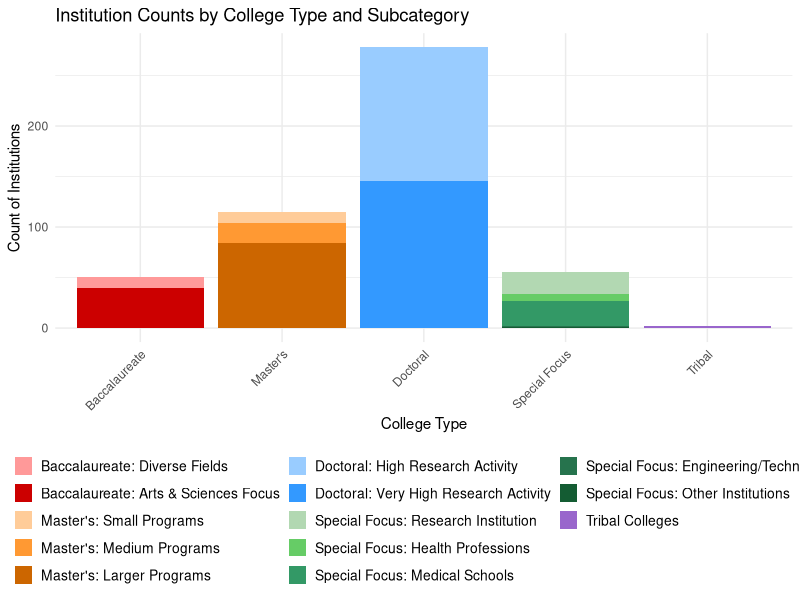
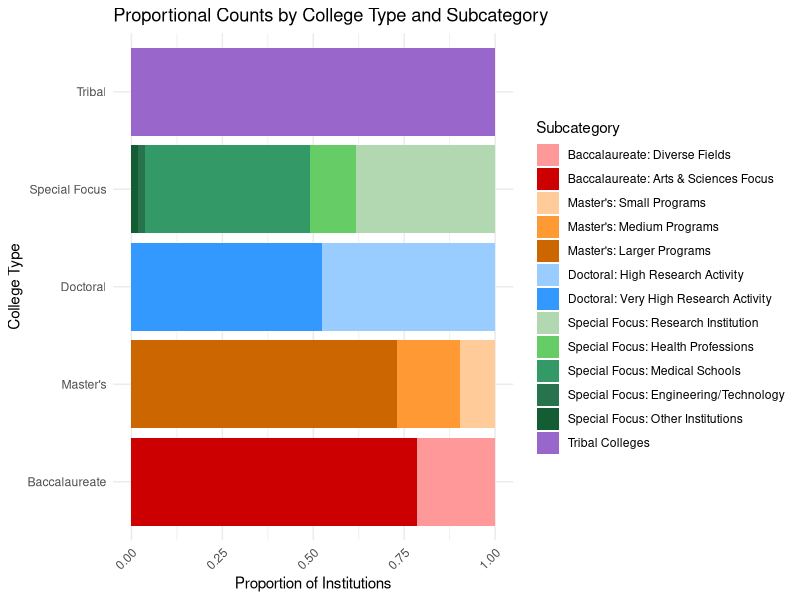
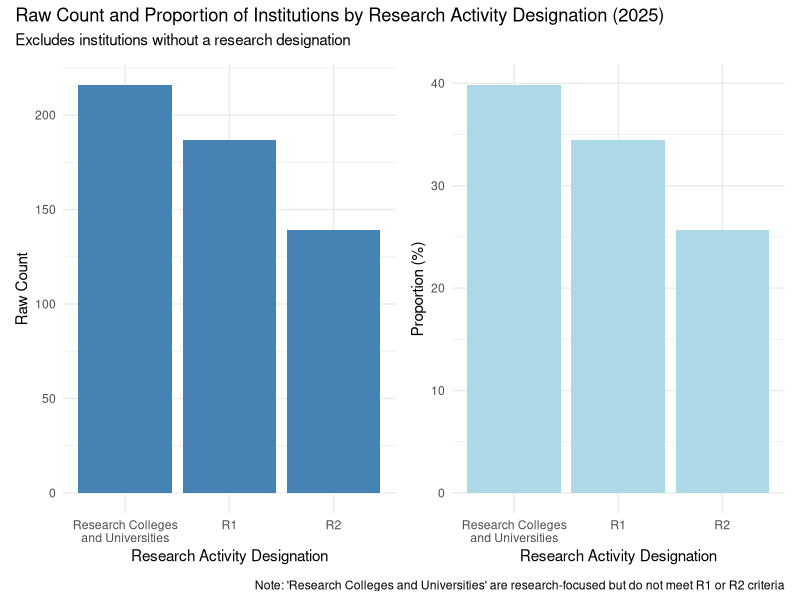
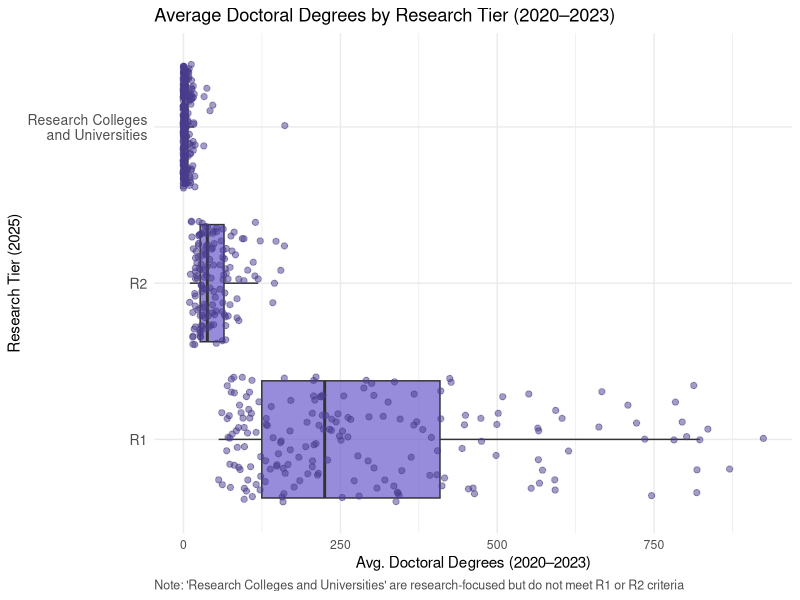
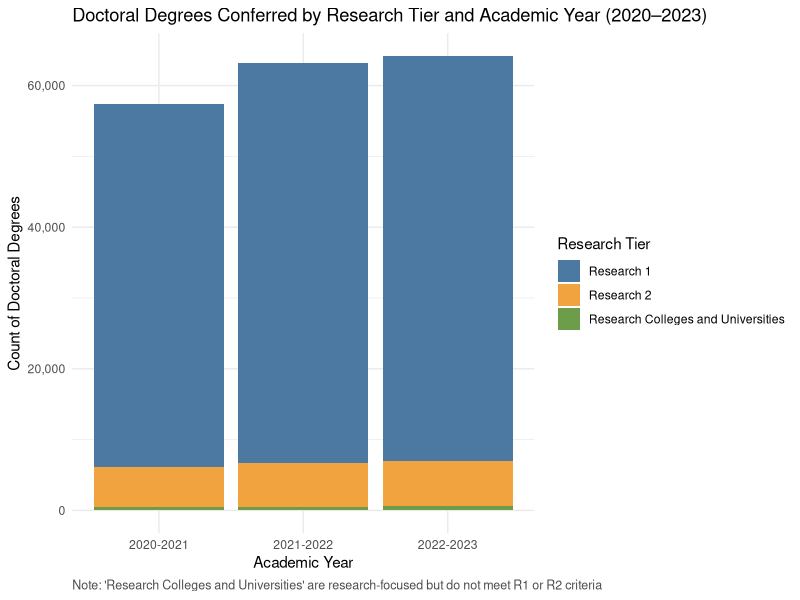
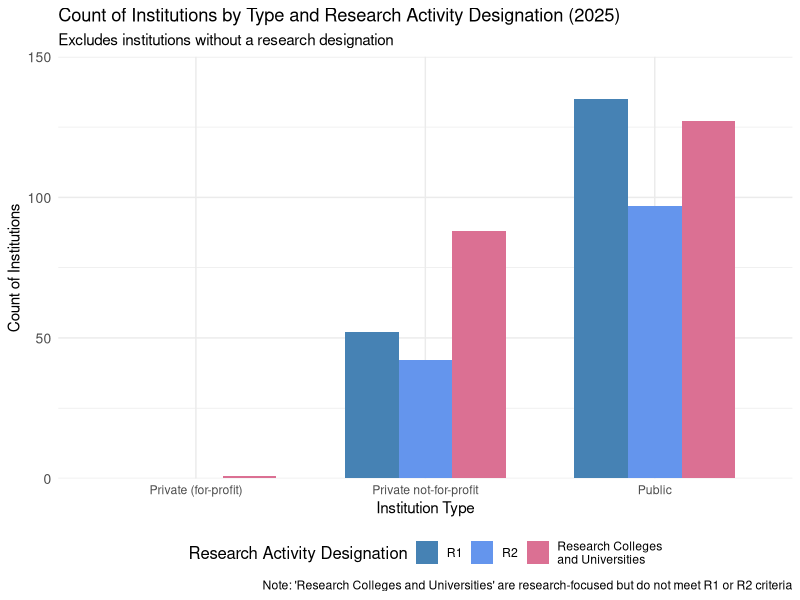
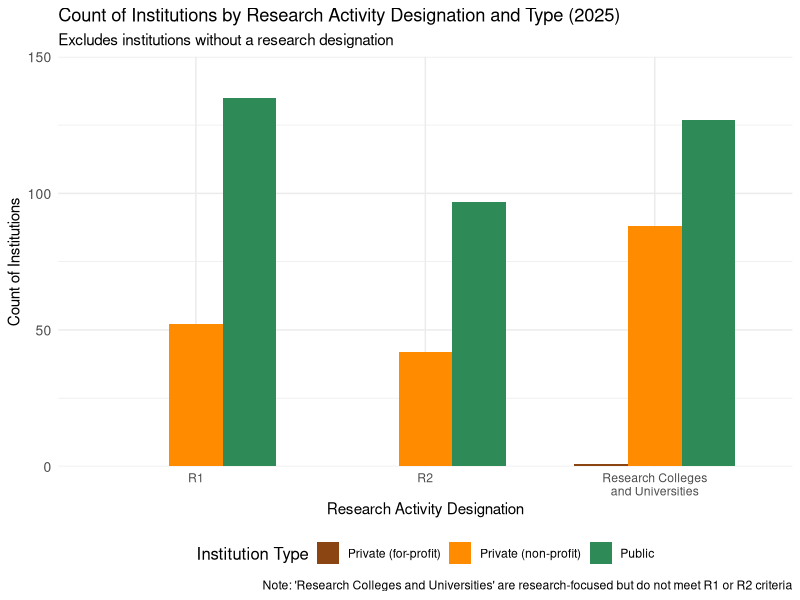

The R source for these figures, in order: (Note: this script raises an error after producing the figures.)
## ---- chunk 1
#install.packages("patchwork")
#install.packages("scales")
#install.packages("RColorBrewer")
## ---- chunk 2
library(tidyverse)
library(readr)
library(tidyr)
library(dplyr)
library(lubridate)  # for Datetime formatting
library(stringr)  # for extracting URL
library(patchwork)  # for putting multiple graphs on one fig
library(scales)
library(RColorBrewer)  # for color palettes

## ---- chunk 3
classification_stats <- read_csv("carnegie_classification_stats - CLEAN.csv")

spending_doctorate_awards <- read_csv("carnegie_spending_doctorate_awards - CLEAN.csv")
## ---- chunk 4
#head(classification_stats)
colnames(classification_stats)
summary(classification_stats)

head(spending_doctorate_awards)
colnames(spending_doctorate_awards)
summary(spending_doctorate_awards)
## ---- chunk 5
classification_df <- data.frame(classification_stats)
class(classification_df)

spending_df <- data.frame(spending_doctorate_awards)
class(spending_df)
## ---- chunk 6
# Confirming column names on what to join by
colnames(classification_df)
colnames(spending_df)
## ---- chunk 7
# Perform full join on 'unitid'
combined_df <- full_join(classification_df, spending_df, by = "unitid")

# Confirm join and notice duplicate column names
colnames(combined_df)
## ---- chunk 8
# Duplicate School Names (there are 12)
combined_df %>%
  filter(name.x != name.y) %>%
  select(unitid, name.x, name.y)

# Duplicate City Names (there is 1, 'Des Moines' and 'West Des Moines')
combined_df %>%
  filter(city.x != city.y ) %>%
  select(unitid, city.x, city.y)

# Duplicate State Names (there are no duplicates)
combined_df %>%
  filter(state.x != state.y) %>%
  select(unitid, state.x, state.y)

# Create a new dataframe for mismatched rows
mismatched <- combined_df %>%
  filter(name.x != name.y | city.x != city.y | state.x != state.y) %>%
  select(unitid, name.x, name.y, city.x, city.y, state.x, state.y)

# View the mismatched rows
print(mismatched)

## ---- chunk 9
# Function to replace NULL with NA

replace_null_with_na <- function(x) {
  if (is.list(x)) {
    # Apply recursively if it's a list (to handle nested data frames)
    return(lapply(x, replace_null_with_na))
  } else if (is.null(x)) {
    return(NA)  # Replace NULL with NA
  } else {
    return(x)  # Otherwise, return the value unchanged
  }
}

# Use it to apply to a data frame
combined_df_na <- combined_df %>%
  mutate(across(everything(), replace_null_with_na))

# View the result
summary(combined_df_na)
## ---- chunk 10
# Display a table of the count of missing values (NAs) per column
missing_data <- combined_df_na %>% 
  summarise(across(everything(), ~ sum(is.na(.)))) %>%
  gather(key = "column_name", value = "NAs")

print(missing_data)

## ---- chunk 11
# Filter rows where name.x or name.y is NA, and select unitid, name.x, name.y
rows_with_na_names <- combined_df_na %>%
  filter(is.na(name.x) | is.na(name.y)) %>%
  select(unitid, name.x, name.y, city.x, city.y)

print(rows_with_na_names)
# Sould be referring to Penn State, with 2 different unitid AND different school name spelling

## ---- chunk 12
# Recode main college type and subcategory
combined_df_na_cleaned <- combined_df_na %>%
  mutate(
    college_type = case_when(
      grepl("Baccalaureate Colleges", classific_2021) ~ "Baccalaureate",
      grepl("Master's Colleges & Universities", classific_2021) ~ "Master's",
      grepl("Doctoral Universities", classific_2021) ~ "Doctoral",
      grepl("Tribal Colleges and Universities", classific_2021) ~ "Tribal",
      grepl("Special Focus Four-Year", classific_2021) ~ "Special Focus",
      TRUE ~ NA_character_
    ),
    subcategory = case_when(
      grepl("Master's Colleges & Universities: Small Programs", classific_2021) ~ "Master's: Small Programs",
      grepl("Master's Colleges & Universities: Medium Programs", classific_2021) ~ "Master's: Medium Programs",
      grepl("Master's Colleges & Universities: Larger Programs", classific_2021) ~ "Master's: Larger Programs",
      grepl("Doctoral Universities: High Research Activity", classific_2021) ~ "Doctoral: High Research Activity",
      grepl("Doctoral Universities: Very High Research Activity", classific_2021) ~ "Doctoral: Very High Research Activity",
      grepl("Doctoral/Professional Universities", classific_2021) ~ "Doctoral: Professional Universities",
      grepl("Baccalaureate Colleges: Diverse Fields", classific_2021) ~ "Baccalaureate: Diverse Fields",
      grepl("Baccalaureate Colleges: Arts & Sciences Focus", classific_2021) ~ "Baccalaureate: Arts & Sciences Focus",
      grepl("Special Focus Four-Year: Research Institution", classific_2021) ~ "Special Focus: Research Institution",
      grepl("Special Focus Four-Year: Other Health Professions Schools", classific_2021) ~ "Special Focus: Health Professions",
      grepl("Special Focus Four-Year: Medical Schools & Centers", classific_2021) ~ "Special Focus: Medical Schools",
      grepl("Special Focus Four-Year: Engineering and Other Technology-Related Schools", classific_2021) ~ "Special Focus: Engineering/Technology",
      grepl("Special Focus Four-Year: Other Special Focus Institutions", classific_2021) ~ "Special Focus: Other Institutions",
      grepl("Tribal Colleges and Universities", classific_2021) ~ "Tribal Colleges",
      TRUE ~ NA_character_
    )
  ) %>%
  filter(!is.na(college_type) & !is.na(subcategory))

# Set factor levels for custom order of college_type
combined_df_na_cleaned$college_type <- factor(combined_df_na_cleaned$college_type,
  levels = c("Baccalaureate", "Master's", "Doctoral", "Special Focus", "Tribal")
)

# Set factor levels for custom order of subcategories
combined_df_na_cleaned$subcategory <- factor(combined_df_na_cleaned$subcategory, levels = c(
  "Baccalaureate: Diverse Fields",
  "Baccalaureate: Arts & Sciences Focus",
  "Master's: Small Programs",
  "Master's: Medium Programs",
  "Master's: Larger Programs",
  "Doctoral: High Research Activity",
  "Doctoral: Very High Research Activity",
  "Doctoral: Professional Universities",
  "Special Focus: Research Institution",
  "Special Focus: Health Professions",
  "Special Focus: Medical Schools",
  "Special Focus: Engineering/Technology",
  "Special Focus: Other Institutions",
  "Tribal Colleges"
))

# Custom shaded color palette
color_palette_shaded <- c(
  # Reds for Baccalaureate
  "Baccalaureate: Diverse Fields" = "#ff9999",
  "Baccalaureate: Arts & Sciences Focus" = "#cc0000",
  
  # Oranges for Master's
  "Master's: Small Programs" = "#ffcc99",
  "Master's: Medium Programs" = "#ff9933",
  "Master's: Larger Programs" = "#cc6600",
  
  # Blues for Doctoral
  "Doctoral: High Research Activity" = "#99ccff",
  "Doctoral: Very High Research Activity" = "#3399ff",
  "Doctoral: Professional Universities" = "#003366",
  
  # Greens for Special Focus
  "Special Focus: Research Institution" = "#b2d8b2",
  "Special Focus: Health Professions" = "#66cc66",
  "Special Focus: Medical Schools" = "#339966",
  "Special Focus: Engineering/Technology" = "#26734d",
  "Special Focus: Other Institutions" = "#145c33",
  
  # Purple for Tribal
  "Tribal Colleges" = "#9966cc"
)
## ---- chunk 13
p1 <- ggplot(combined_df_na_cleaned, aes(x = college_type, fill = subcategory)) + 
  geom_bar(position = "stack") +
  scale_fill_manual(values = color_palette_shaded) +
  labs(title = "Institution Counts by College Type and Subcategory",
       x = "College Type", y = "Count of Institutions") +
  theme_minimal() +
  theme(
    legend.position = "bottom",
    legend.title = element_blank(),
    legend.box = "horizontal",
    legend.text = element_text(size = 10),
    legend.key.size = unit(0.5, "cm"),
    legend.box.just = "center",
    legend.spacing.x = unit(0.5, 'cm'),
    legend.spacing.y = unit(0.25, 'cm'),
    legend.key.height = unit(0.5, "cm"),
    axis.text.x = element_text(angle = 45, hjust = 1)
  ) +
  guides(fill = guide_legend(ncol = 3, title = "Subcategory"))

p1

## ---- chunk 14
# Ensure college_type factor order is set (if not already done)
combined_df_na_cleaned$college_type <- factor(combined_df_na_cleaned$college_type,
  levels = c("Baccalaureate", "Master's", "Doctoral", "Special Focus", "Tribal")
)

# Proportion stacked bar plot (horizontal) with 4 columns for the legend
p2 <- ggplot(combined_df_na_cleaned, aes(y = college_type, fill = subcategory)) + 
  geom_bar(position = "fill") +  # This scales the bars to 100% for each college type
  scale_fill_manual(values = color_palette_shaded) +  # Apply the custom color palette
  labs(title = "Proportional Counts by College Type and Subcategory",
       x = "Proportion of Institutions",
       y = "College Type") +              
  theme_minimal() +
  theme(axis.text.y = element_text(angle = 0),    # Keep y-axis labels horizontal
        axis.text.x = element_text(angle = 45, hjust = 1)) + # Rotate x-axis labels for readability
  guides(fill = guide_legend(ncol = 1, title = "Subcategory"))

# Print the plot
p2

## ---- chunk 15

# Prepare the data and drop NA
plot_data <- combined_df_na %>%
  filter(!is.na(research_tier_2025)) %>%
  mutate(
    research_tier_2025 = factor(
      research_tier_2025,
      levels = c("Research Colleges and Universities",
                 "Research 1: Very High Research Spending and Doctorate Production", 
                 "Research 2: High Research Spending and Doctorate Production")
    )
  ) %>%
  count(research_tier_2025) %>%
  mutate(percentage = n / sum(n) * 100)  # Calculate percentage for pie chart

# Raw count bar plot
raw_count_plot <- ggplot(plot_data, aes(x = research_tier_2025, y = n)) +
  geom_bar(stat = "identity", fill = "steelblue") +
  labs(
    x = "Research Activity Designation",
    y = "Raw Count"
  ) +
  theme_minimal() +
  scale_x_discrete(labels = c(
    "Research Colleges and Universities" = "Research Colleges\nand Universities", 
    "Research 1: Very High Research Spending and Doctorate Production" = "R1", 
    "Research 2: High Research Spending and Doctorate Production" = "R2"
  ))

# Proportional bar plot (percentage)
proportional_plot <- ggplot(plot_data, aes(x = research_tier_2025, y = percentage)) +
  geom_bar(stat = "identity", fill = "lightblue") +
  labs(
    x = "Research Activity Designation",
    y = "Proportion (%)"
  ) +
  theme_minimal() +
  scale_x_discrete(labels = c(
    "Research Colleges and Universities" = "Research Colleges\nand Universities", 
    "Research 1: Very High Research Spending and Doctorate Production" = "R1", 
    "Research 2: High Research Spending and Doctorate Production" = "R2"
  ))

# Combine the two plots and add a single title, subtitle, and caption for the whole figure
combined_plot <- raw_count_plot + proportional_plot + 
  plot_layout(guides = 'collect') +
  plot_annotation(
    title = "Raw Count and Proportion of Institutions by Research Activity Designation (2025)",
    subtitle = "Excludes institutions without a research designation",
    caption = "Note: 'Research Colleges and Universities' are research-focused but do not meet R1 or R2 criteria"
  )

# Print the combined plot
combined_plot

## ---- chunk 16
# Clean data and relabel tiers
clean_df <- combined_df_na %>%
  filter(!is.na(avg_num_doc_degrees_2020_2023), !is.na(research_tier_2025)) %>%
  mutate(
    research_tier_2025 = recode(
      research_tier_2025,
      "Research 1: Very High Research Spending and Doctorate Production" = "R1",
      "Research 2: High Research Spending and Doctorate Production" = "R2",
      "Research Colleges and Universities" = "Research Colleges\nand Universities"
    )
  )

# Plot with horizontal box and whiskers
ggplot(clean_df, aes(x = avg_num_doc_degrees_2020_2023, y = research_tier_2025)) +
  geom_boxplot(fill = "slateblue", alpha = 0.7, outlier.shape = NA) +
  geom_jitter(color = "darkslateblue", alpha = 0.5, size = 1.8) +
  labs(
    title = "Average Doctoral Degrees by Research Tier (2020–2023)",
    x = "Avg. Doctoral Degrees (2020–2023)",
    y = "Research Tier (2025)",
    caption = "Note: 'Research Colleges and Universities' are research-focused but do not meet R1 or R2 criteria"
  ) +
  theme_minimal() +
  theme(
    plot.caption = element_text(hjust = 0, size = 9, color = "gray30"),
    axis.text.y = element_text(size = 10)
  )

## ---- chunk 17
# Reshape the data into long format for easier plotting and drop NA values
long_combined_df <- combined_df_na_cleaned %>%
  select(
    research_tier_2025,
    num_doc_degrees_2020_2021,
    num_doc_degrees_2021_2022,
    num_doc_degrees_2022_2023
  ) %>%
  pivot_longer(
    cols = c(
      "num_doc_degrees_2020_2021",
      "num_doc_degrees_2021_2022",
      "num_doc_degrees_2022_2023"
    ),
    names_to = "academic_year",
    values_to = "num_doc_degrees"
  ) %>%
  # Clean up the research tier labels and academic year labels
  mutate(
    research_tier_2025 = recode(
      research_tier_2025, 
      "Research 1: Very High Research Spending and Doctorate Production" = "Research 1", 
      "Research 2: High Research Spending and Doctorate Production" = "Research 2",
      "Research Colleges and Universities" = "Research Colleges and Universities"
    ),
    academic_year = recode(
      academic_year,
      "num_doc_degrees_2020_2021" = "2020-2021",
      "num_doc_degrees_2021_2022" = "2021-2022",
      "num_doc_degrees_2022_2023" = "2022-2023"
    )
  ) %>%
  # Filter out any rows with NA values in num_doc_degrees or research_tier_2025
  filter(!is.na(num_doc_degrees), !is.na(research_tier_2025))

# Create a stacked bar graph of doctoral degrees by research tier and academic year
ggplot(long_combined_df, aes(x = academic_year, y = num_doc_degrees, fill = research_tier_2025)) +
  geom_bar(stat = "identity", position = "stack") +
  labs(
    title = "Doctoral Degrees Conferred by Research Tier and Academic Year (2020–2023)",
    x = "Academic Year",
    y = "Count of Doctoral Degrees",
    fill = "Research Tier",
    caption = "Note: 'Research Colleges and Universities' are research-focused but do not meet R1 or R2 criteria"
  ) +
  theme_minimal() +
  theme(
    plot.title = element_text(hjust = 0),
    axis.text.x = element_text(angle = 0, hjust = 0.5),  # Center the x-axis labels
    plot.caption = element_text(hjust = 0, size = 9, color = "gray30"),
    legend.position = "right",  # Keep the legend on the right
    legend.box = "vertical"  # Arrange legend vertically
  ) +
  guides(
    fill = guide_legend(ncol = 1)  # Set the legend to 1 column
  ) +
  scale_fill_manual(
    values = c("Research 1" = "#4C79A1", "Research 2" = "#F1A340", "Research Colleges and Universities" = "#6D9D4B"),  # New colors
    labels = c("Research 1", "Research 2", "Research Colleges and Universities")  # Set the legend labels
  ) +
  scale_y_continuous(
    labels = scales::comma  # Adds commas to the y-axis labels for better readability
  )

## ---- chunk 18
# Ensure all combinations of 'public_private_profit' and 'research_tier_2025' are represented
plot_df_clean <- combined_df_na %>%
  filter(!is.na(public_private_profit), !is.na(research_tier_2025)) %>%
  count(research_tier_2025, public_private_profit) %>%
  complete(research_tier_2025, public_private_profit, fill = list(n = 0))  # Fill missing combinations with 0

# Create the plot
ggplot(plot_df_clean, aes(x = public_private_profit, y = n, fill = research_tier_2025)) +
  geom_bar(position = "dodge", stat = "identity", width = 0.7) +  # Adjust width for equal bar widths
  labs(
    title = "Count of Institutions by Type and Research Activity Designation (2025)",
    subtitle = "Excludes institutions without a research designation",
    x = "Institution Type",
    y = "Count of Institutions",
    fill = "Research Activity Designation",
    caption = "Note: 'Research Colleges and Universities' are research-focused but do not meet R1 or R2 criteria"
  ) +
  theme_minimal() +
  scale_x_discrete(labels = c(
    "Public" = "Public", 
    "Private non-profit" = "Private (non-profit)", 
    "Private for-profit" = "Private (for-profit)"
  )) +
  scale_y_continuous(limits = c(0, 150), expand = c(0, 0)) +
  scale_fill_manual(
    values = c(
      "Research Colleges and Universities" = "palevioletred",  # Research Colleges stand out
      "Research 1: Very High Research Spending and Doctorate Production" = "steelblue",  # R1 color
      "Research 2: High Research Spending and Doctorate Production" = "cornflowerblue"  # R2 color
    ),
    labels = c(
      "Research Colleges and Universities" = "Research Colleges\nand Universities", 
      "Research 1: Very High Research Spending and Doctorate Production" = "R1", 
      "Research 2: High Research Spending and Doctorate Production" = "R2"
    )
  ) +
  theme(
    axis.text.y = element_text(size = 10),
    legend.position = "bottom",  # Move the legend to the bottom
    legend.box = "horizontal",   # Makes the legend horizontal
    legend.title = element_text(size = 12),  # Adding legend title size
    axis.text.x = element_text(angle = 0, hjust = 0.5)  # Set x-axis labels to 0 degrees (normal)
  )
## ---- chunk 19
ggplot(plot_df_clean, aes(x = research_tier_2025, y = n, fill = public_private_profit)) +
  geom_bar(position = "dodge", stat = "identity", width = 0.7) +
  labs(
    title = "Count of Institutions by Research Activity Designation and Type (2025)",
    subtitle = "Excludes institutions without a research designation",
    x = "Research Activity Designation",
    y = "Count of Institutions",
    fill = "Institution Type",
    caption = "Note: 'Research Colleges and Universities' are research-focused but do not meet R1 or R2 criteria"
  ) +
  theme_minimal() +
  scale_x_discrete(labels = c(
    "Research Colleges and Universities" = "Research Colleges\nand Universities", 
    "Research 1: Very High Research Spending and Doctorate Production" = "R1", 
    "Research 2: High Research Spending and Doctorate Production" = "R2"
  )) +
  scale_y_continuous(limits = c(0, 150), expand = c(0, 0)) +
  scale_fill_manual(
    values = c(
      "Public" = "seagreen", 
      "Private not-for-profit" = "darkorange", 
      "Private for-profit" = "saddlebrown"
    ),
    labels = c(
      "Public" = "Public",
      "Private not-for-profit" = "Private (non-profit)",
      "Private for-profit" = "Private (for-profit)"
    )
  ) +
  theme(
    axis.text.y = element_text(size = 10),
    axis.text.x = element_text(angle = 0, hjust = 0.5),
    legend.position = "bottom",
    legend.box = "horizontal",
    legend.title = element_text(size = 12)
  )

## ---- chunk 20
# Clean and reshape HERD data for all three fiscal years (FY21, FY22, FY23)

combined_df_long <- combined_df_na_cleaned %>%
  select(research_tier_2025, herd_fy21, herd_fy22, herd_fy23) %>%
  pivot_longer(
    cols = starts_with("herd_fy"),
    names_to = "fiscal_year",
    values_to = "herd_spending"
  ) %>%
  filter(!is.na(herd_spending)) %>%
  mutate(
    fiscal_year = recode(
      fiscal_year,
      herd_fy21 = "HERD Spending FY2021",
      herd_fy22 = "HERD Spending FY2022",
      herd_fy23 = "HERD Spending FY2023"
    )
  )

# Plot distribution of HERD spending for FY21, FY22, and FY23 with log scale
ggplot(combined_df_long, aes(x = herd_spending)) +
  geom_histogram(bins = 20, color = "black", fill = "seagreen", alpha = 0.85) +
  scale_x_log10(labels = scales::dollar_format(scale = 1e-9, suffix = "B")) +
  facet_wrap(~ fiscal_year, nrow = 1, ncol = 3) + # Arrange FY21, FY22, FY23 side by side
  labs(
    title = "Distribution of HERD Spending for Fiscal Years 2021, 2022, and 2023",
    x = "HERD Spending (Log Scale, in Billions)",
    y = "Number of Institutions"
  ) +
  theme_minimal() +
  theme(
    plot.title = element_text(hjust = 0.5, face = "bold"),
    strip.text = element_text(face = "bold"),
    legend.position = "none"
  )


## ---- chunk 21
# Filter out rows with NAs in research_tier_simple or herd_spending
combined_df_long <- combined_df_na_cleaned %>%
  select(research_tier_2025, herd_fy21, herd_fy22, herd_fy23) %>%
  pivot_longer(
    cols = starts_with("herd_fy"),
    names_to = "fiscal_year",
    values_to = "herd_spending"
  ) %>%
  filter(!is.na(herd_spending), !is.na(research_tier_2025)) %>%
  mutate(
    fiscal_year = recode(
      fiscal_year,
      herd_fy21 = "HERD Spending FY2021",
      herd_fy22 = "HERD Spending FY2022",
      herd_fy23 = "HERD Spending FY2023"
    ),
    # Simplify research tier labels
    research_tier_simple = recode(
      research_tier_2025,
      "Research 1: Very High Research Spending and Doctorate Production" = "Research 1",
      "Research 2: High Research Spending and Doctorate Production" = "Research 2",
      "Research Colleges and Universities" = "Research Colleges and Universities"
    )
  ) %>%
  filter(!is.na(research_tier_simple), !is.na(herd_spending))  # Remove NAs

# Plot with simplified legend labels and without NAs
ggplot(combined_df_long, aes(x = herd_spending, fill = research_tier_simple)) +
  geom_histogram(bins = 30, color = "black", alpha = 0.8, position = "identity") +
  scale_x_log10(labels = scales::dollar_format(scale = 1e-9, suffix = "B")) +
  facet_wrap(~ fiscal_year, nrow = 1, ncol = 3) +
  scale_fill_manual(
    values = c(
      "Research 1" = brewer.pal(3, "Set2")[1],
      "Research 2" = brewer.pal(3, "Set2")[2],
      "Research Colleges and Universities" = brewer.pal(3, "Set2")[3]
    ),
    labels = c("Research 1", "Research 2", "Research Colleges and Universities")  # Simplify the legend labels
  ) +
  labs(
    title = "HERD Spending by Fiscal Year and Research Tier (Log Scale)",
    subtitle = "Excludes institutions without a research designation",
    x = "HERD Spending (Log Scale, in Billions)",
    y = "Number of Institutions",
    fill = "Research Tier",
    caption = "Note: 'Research Colleges and Universities' are research-focused but do not meet R1 or R2 criteria"
  ) +
  theme_minimal() +
  theme(
    plot.title = element_text(hjust = 0.5, face = "bold"),
    plot.subtitle = element_text(hjust = 0.5),
    plot.caption = element_text(hjust = 0.5, size = 9),
    strip.text = element_text(face = "bold"),
    legend.position = "bottom",
    legend.direction = "horizontal"
  )

## ---- chunk 22
combined_df_na$research_tier_2025
## ---- chunk 23
# Clean the spending column (remove $ and commas and convert to numeric)
clean_df_long <- combined_df %>%
  mutate(
    herd_avg_fy21_to_fy23 = as.numeric(gsub("[$,]", "", herd_avg_fy21_to_fy23)),
    herd_avg_fy21_to_fy23_billions = herd_avg_fy21_to_fy23 / 1e9  # Convert to billions
  )

# Optional: Rename tiers for cleaner display (if needed)
clean_df_long <- clean_df_long %>%
  mutate(research_tier_2025 = case_when(
    grepl("Research 1", research_tier_2025) ~ "Research 1 (R1)",
    grepl("Research 2", research_tier_2025) ~ "Research 2 (R2)",
    TRUE ~ "Research Colleges and Universities"
  ))

# Scatter plot of research spending vs doctoral degrees
ggplot(clean_df_long, aes(
  x = herd_avg_fy21_to_fy23_billions,
  y = avg_num_doc_degrees_2020_2023,
  color = research_tier_2025
)) +
  geom_point(alpha = 0.8, size = 1.25) +
  scale_color_brewer(palette = "Set2") +
  scale_x_continuous(
    labels = scales::label_dollar(scale = 1, suffix = "B"),  # Format in billions
    breaks = scales::pretty_breaks(n = 10)  # More breaks on the x-axis
  ) +
  scale_y_continuous(
    breaks = scales::pretty_breaks(n = 10)  # More breaks on the y-axis
  ) +
  labs(
    title = "Avg. Research Spending vs. Doctoral Degrees (2020–2023)",
    x = "Avg. Research Spending (Billions USD)",
    y = "Avg. Number of Doctoral Degrees",
    color = "Research Tier"
  ) +
  theme_minimal() +
  theme(
    plot.title = element_text(size = 14, face = "bold"),
    axis.text.x = element_text(angle = 45, hjust = 1),
    legend.position = "bottom",  # Position the legend below the x-axis
    legend.key.width = unit(1, "cm"),  # Adjust the width of the legend keys
    legend.key.height = unit(0.5, "cm"),  # Adjust the height of the legend keys
    legend.title = element_text(size = 12),
    legend.text = element_text(size = 10)
  ) +
  guides(color = guide_legend(ncol = 3))  # Set the legend to 3 columns

## ---- chunk 24
# Clean and categorize the data
clean_combined_df <- combined_df_na %>%
  mutate(
    size_category = case_when(
      grepl("very small", size_setting) ~ "Very Small",
      grepl("small", size_setting) ~ "Small",
      grepl("medium", size_setting) ~ "Medium",
      grepl("large", size_setting) ~ "Large",
      TRUE ~ NA_character_  # Filter out non-4-year
    ),
    residential_category = case_when(
      grepl("highly residential", size_setting) ~ "Highly Residential",
      grepl("primarily residential", size_setting) ~ "Primarily Residential",
      grepl("primarily nonresidential", size_setting) ~ "Primarily Nonresidential",
      TRUE ~ NA_character_
    ),
    research_tier_2025 = factor(
      research_tier_2025,
      levels = c(
        "Research 1: Very High Research Spending and Doctorate Production",
        "Research 2: High Research Spending and Doctorate Production",
        "Research Colleges and Universities"
      )
    )
  ) %>%
  filter(!is.na(size_category) & !is.na(residential_category))

# Define label shorteners for x-axis and legend
research_labels <- c(
  "Research 1: Very High Research Spending and Doctorate Production" = "R1",
  "Research 2: High Research Spending and Doctorate Production" = "R2",
  "Research Colleges and Universities" = "Research\nColleges"
)

# Plot: Grouped bar chart faceted by size and residential categories
ggplot(clean_combined_df, aes(x = research_tier_2025, fill = research_tier_2025)) +
  geom_bar(position = "dodge") +
  facet_grid(size_category ~ residential_category, scales = "free_x") +
  scale_x_discrete(labels = research_labels) +
  scale_fill_manual(
    values = c(
      "Research 1: Very High Research Spending and Doctorate Production" = "#1b9e77",
      "Research 2: High Research Spending and Doctorate Production" = "#d95f02",
      "Research Colleges and Universities" = "#7570b3"
    ),
    labels = research_labels
  ) +
  labs(
    title = "Research Tiers by Size and Residential Type (4-Year Universities Only)",
    x = "Research Tier",
    y = "Number of Institutions",
    fill = "Research Tier",
    caption = "Note: 'Research Colleges and Universities' are research-focused but do not meet R1 or R2 criteria"
  ) +
  theme_minimal() +
  theme(
    axis.text.x = element_text(angle = 0, hjust = .5, size = 10),
    axis.text.y = element_text(size = 10),
    axis.title = element_text(size = 12),
    legend.position = "bottom",
    legend.title = element_text(size = 11),
    legend.text = element_text(size = 10),
    strip.text.x = element_text(size = 11),
    strip.text.y = element_text(size = 11),
    plot.title = element_text(size = 14, face = "bold", hjust = 0.5),
    plot.caption = element_text(size = 9, face = "italic", hjust = 1)
  )
